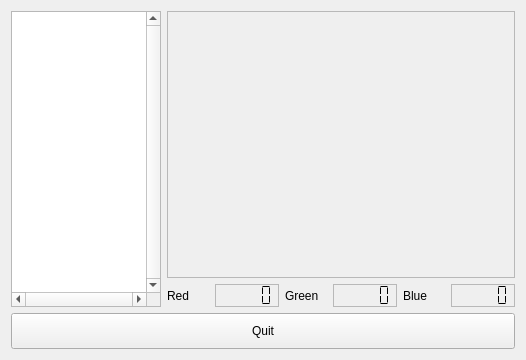
<?xml version="1.0" encoding="UTF-8"?>
<ui version="4.0">
 <class>XColors</class>
 <widget class="QWidget" name="XColors">
  <property name="geometry">
   <rect>
    <x>0</x>
    <y>0</y>
    <width>526</width>
    <height>360</height>
   </rect>
  </property>
  <property name="windowTitle">
   <string>XColors</string>
  </property>
  <layout class="QGridLayout" name="gridLayout">
   <item row="0" column="0">
    <layout class="QVBoxLayout">
     <item>
      <layout class="QHBoxLayout" name="_2">
       <item>
        <widget class="QListWidget" name="listWidget">
         <property name="minimumSize">
          <size>
           <width>150</width>
           <height>0</height>
          </size>
         </property>
         <property name="maximumSize">
          <size>
           <width>150</width>
           <height>16777215</height>
          </size>
         </property>
         <property name="verticalScrollBarPolicy">
          <enum>Qt::ScrollBarAlwaysOn</enum>
         </property>
         <property name="horizontalScrollBarPolicy">
          <enum>Qt::ScrollBarAlwaysOn</enum>
         </property>
        </widget>
       </item>
       <item>
        <layout class="QVBoxLayout" name="_3">
         <item>
          <widget class="QLabel" name="colorlabel">
           <property name="sizePolicy">
            <sizepolicy hsizetype="Expanding" vsizetype="Expanding">
             <horstretch>0</horstretch>
             <verstretch>0</verstretch>
            </sizepolicy>
           </property>
           <property name="minimumSize">
            <size>
             <width>300</width>
             <height>250</height>
            </size>
           </property>
           <property name="autoFillBackground">
            <bool>true</bool>
           </property>
           <property name="styleSheet">
            <string notr="true"/>
           </property>
           <property name="frameShape">
            <enum>QFrame::StyledPanel</enum>
           </property>
           <property name="frameShadow">
            <enum>QFrame::Sunken</enum>
           </property>
           <property name="text">
            <string/>
           </property>
           <property name="scaledContents">
            <bool>true</bool>
           </property>
          </widget>
         </item>
         <item>
          <layout class="QHBoxLayout" name="_4">
           <item>
            <widget class="QLabel" name="label">
             <property name="styleSheet">
              <string notr="true"/>
             </property>
             <property name="text">
              <string>Red</string>
             </property>
            </widget>
           </item>
           <item>
            <widget class="QLCDNumber" name="lcdNumber1">
             <property name="styleSheet">
              <string notr="true"/>
             </property>
             <property name="frameShape">
              <enum>QFrame::StyledPanel</enum>
             </property>
             <property name="frameShadow">
              <enum>QFrame::Sunken</enum>
             </property>
             <property name="segmentStyle">
              <enum>QLCDNumber::Flat</enum>
             </property>
            </widget>
           </item>
           <item>
            <widget class="QLabel" name="label_2">
             <property name="text">
              <string>Green</string>
             </property>
            </widget>
           </item>
           <item>
            <widget class="QLCDNumber" name="lcdNumber2">
             <property name="styleSheet">
              <string notr="true"/>
             </property>
             <property name="frameShape">
              <enum>QFrame::StyledPanel</enum>
             </property>
             <property name="frameShadow">
              <enum>QFrame::Sunken</enum>
             </property>
             <property name="segmentStyle">
              <enum>QLCDNumber::Flat</enum>
             </property>
            </widget>
           </item>
           <item>
            <widget class="QLabel" name="label_3">
             <property name="text">
              <string>Blue</string>
             </property>
            </widget>
           </item>
           <item>
            <widget class="QLCDNumber" name="lcdNumber3">
             <property name="styleSheet">
              <string notr="true"/>
             </property>
             <property name="frameShape">
              <enum>QFrame::StyledPanel</enum>
             </property>
             <property name="frameShadow">
              <enum>QFrame::Sunken</enum>
             </property>
             <property name="segmentStyle">
              <enum>QLCDNumber::Flat</enum>
             </property>
            </widget>
           </item>
          </layout>
         </item>
        </layout>
       </item>
      </layout>
     </item>
     <item>
      <widget class="QPushButton" name="pushButton">
       <property name="minimumSize">
        <size>
         <width>0</width>
         <height>36</height>
        </size>
       </property>
       <property name="styleSheet">
        <string notr="true"/>
       </property>
       <property name="text">
        <string>Quit</string>
       </property>
      </widget>
     </item>
    </layout>
   </item>
  </layout>
 </widget>
 <layoutdefault spacing="6" margin="11"/>
 <resources/>
 <connections/>
</ui>
